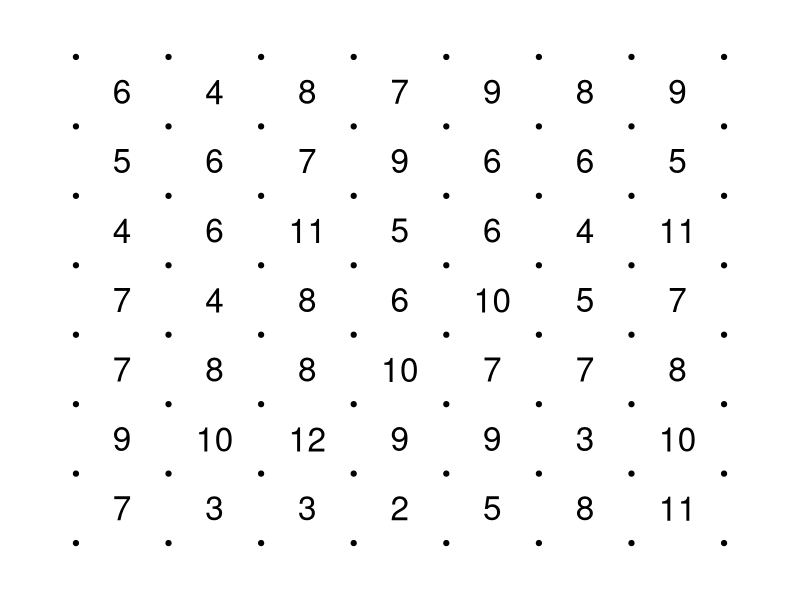
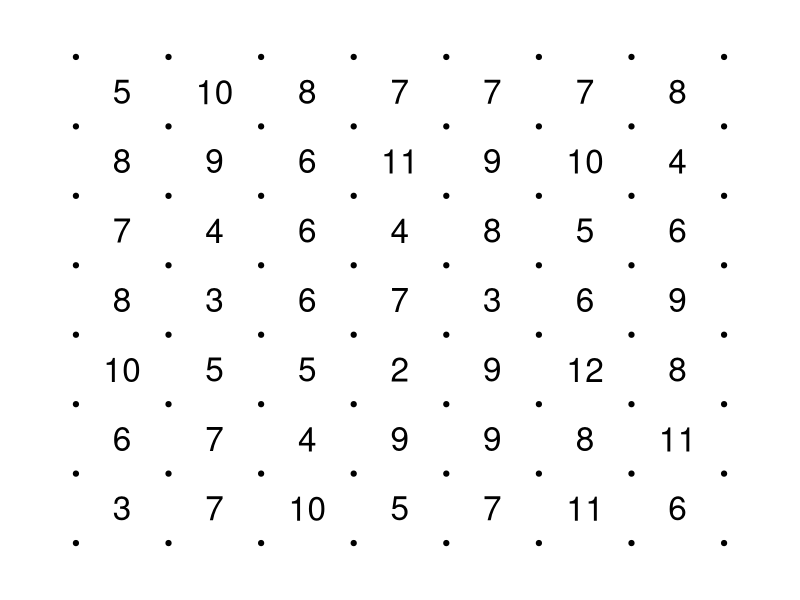
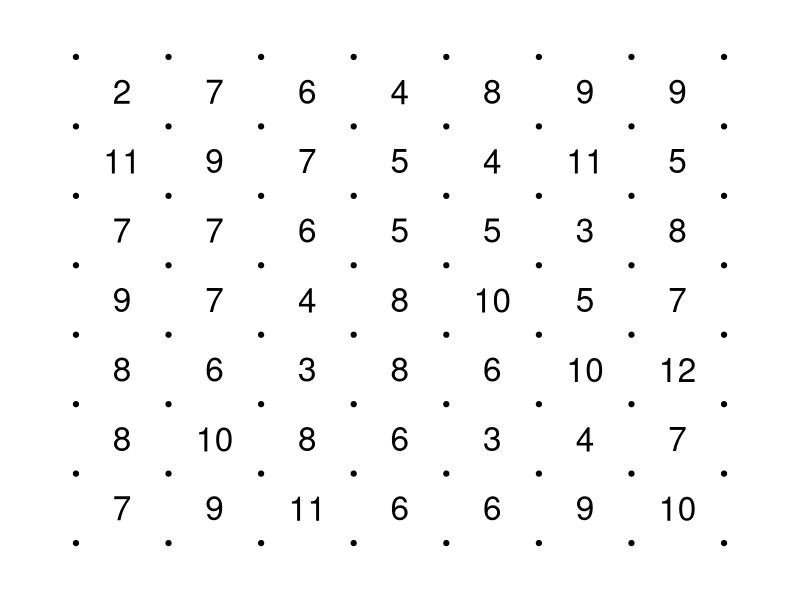
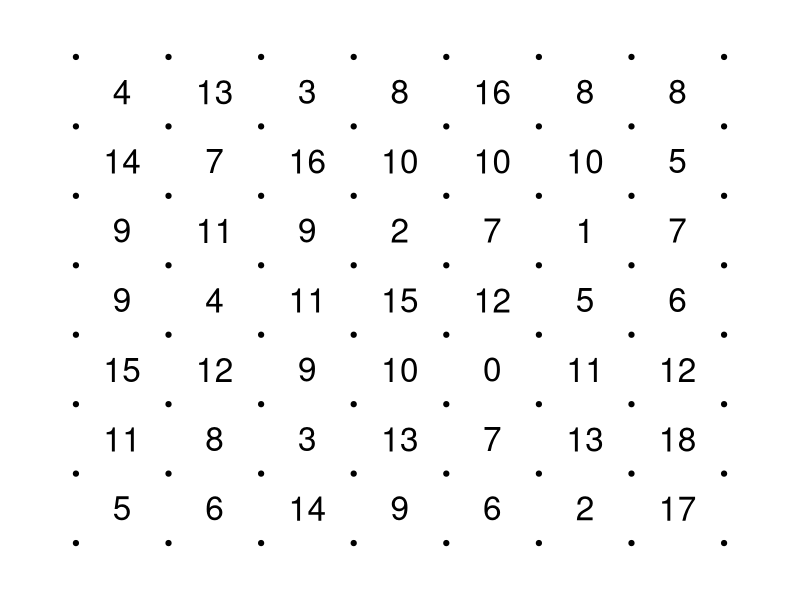
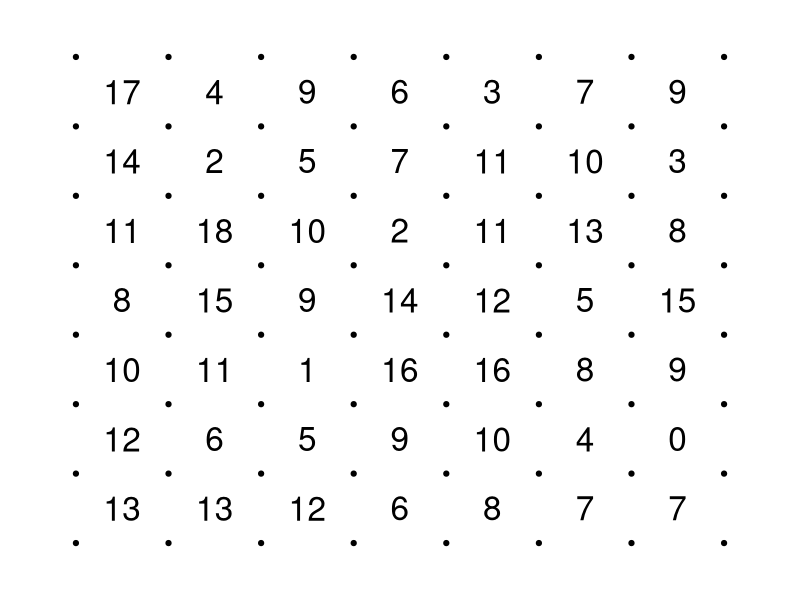
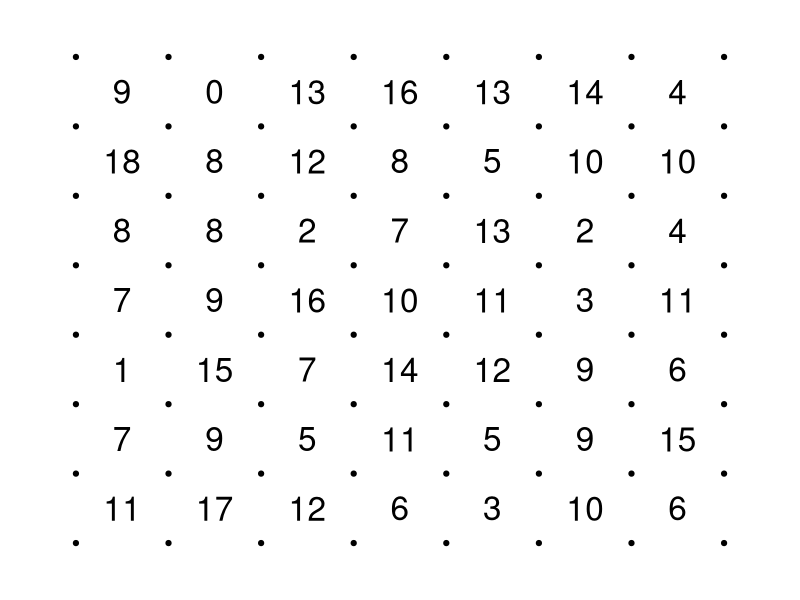
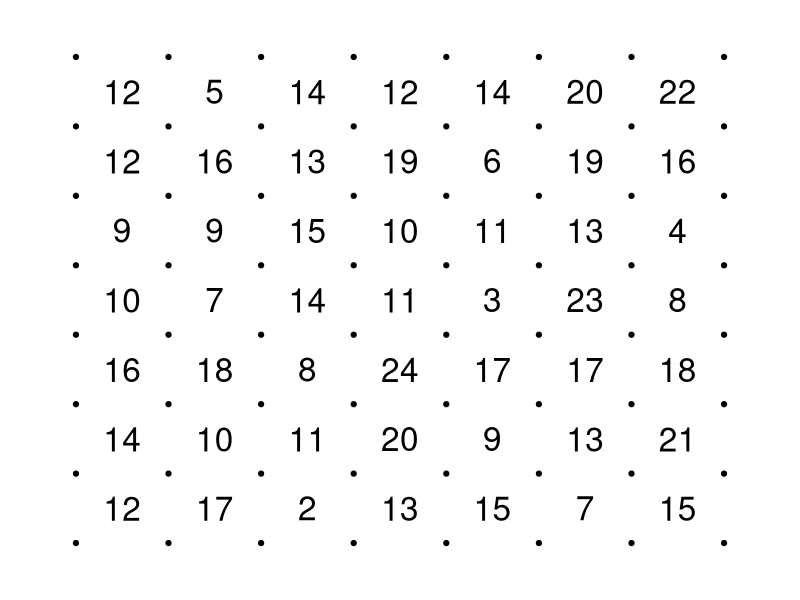
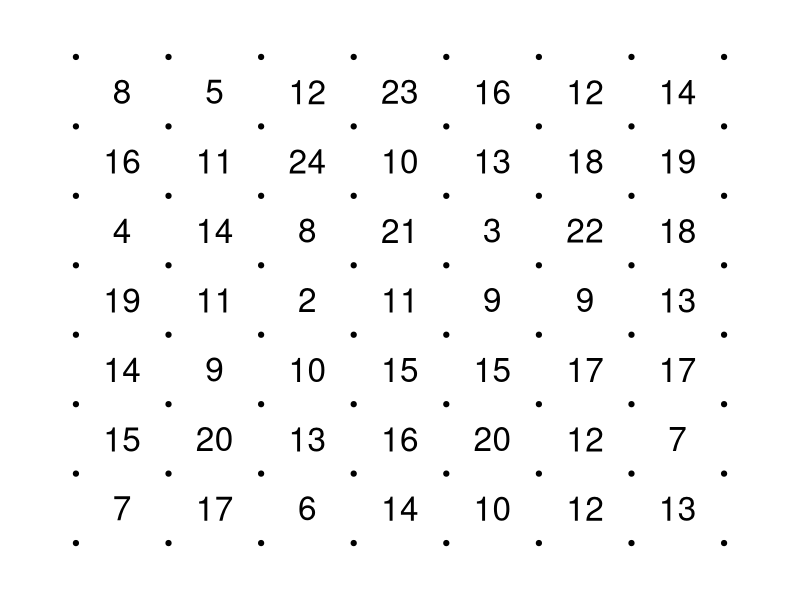

Write the R code that produced these figures, in order.
# Make number grids
# This version forces all unique values to be placed at least once first

ncopies = 3 #how many versions of each of the 11 types
d = 2 #distance between dots (cm)
m = 1 #margin (cm)
numcol = 7 # how many number columns (numDotCols is 1 more)
numrow = 7 # how many number rows (numDotRows is 1 more)
dotsizefactor = 0.7
numbersizefactor = 2
dn = paste0("D24_NG_",numcol,"x",numrow,"_force_uniques") #directory name for storing PNGs

# Addition Board 1: Addends 1-6 (2 addends)
X1 = 1:6
Y1 = apply(expand.grid(X1,X1),1,sum)

# Addition Board 2: Addends 0-9 (2 addends)
X2 = 0:9
Y2 = apply(expand.grid(X2,X2),1,sum)

# Addition Board 3: Addends 1-12 (2 addends)
X3 = 1:12
Y3 = apply(expand.grid(X3,X3),1,sum)

# THIS WAS ALTERED FOR A DIFFERENT GAME ON DEC 2024... it 
# Subtraction Board 1: Subtrahend (1-6) or Minuend (1-6) can be larger, but both are positive. (ex: 1-5 and 5-1 are possible)
X4 = c(-6:-1,1:6)    # 1:6
Y4 = apply(expand.grid(X4,X4),1,diff)

# Subtraction Board 2: Subtrahend (0-9) or Minuend (0-9) can be larger, but both are positive. (ex: 1-5 and 5-1 are possible)
X5 = 0:9
Y5 = apply(expand.grid(X5,X5),1,diff)

# Subtraction Board 3: Subtrahend (1-12) or Minuend (1-12) can be larger, but both are positive. (ex: 1-5 and 5-1 are possible)
X6 = 1:12
Y6 = apply(expand.grid(X6,X6),1,diff)

# Multiplication Board 1: Factors 1-6 (2 factors)
X7 = 1:6
Y7 = apply(expand.grid(X7,X7),1,prod)

# Multiplication Board 2: Factors 0-9 (2 factors)
X8 = 0:9
Y8 = apply(expand.grid(X8,X8),1,prod)

# Multiplication Board 3: Factors 1-12 (2 factors)
X9 = 1:12
Y9 = apply(expand.grid(X9,X9),1,prod)

# Division Board 1: Products with divisors 1-6 (include numbers: 8, 9, 10, 12, 14-16, 18, 20-22, 24-28, 30,32,33,35,36 taking into account the number of divisors each number has under 6, ex: 12 is more frequent than 9 because it can be divided by more numbers under 6)
xx = 8:36
Y10 = numeric()
for(x in xx){
  for(i in 2:6){
    if(x%%i==0){
      Y10 = c(Y10,x)
    }
  }
}

# Division Board 2: Products with divisors 1-12 (include numbers between 20 and 100 that have at least one divisor between 2-12, no psuedo prime numbers (ex:34) taking into account number of prime factors under 12)
xx = 20:100
Y11 = numeric()
for(x in xx){
  for(i in 2:12){
    if(x%%i==0){
      Y11 = c(Y11,x)
    }
  }
}

ys = list(Y1,Y2,Y3,Y4,Y5,Y6,Y7,Y8,Y9,Y10,Y11)
fns = c("Add_1-6","Add_0-9","Add_1-12",
        "Sub_1-6","Sub_0-9","Sub_1-12",
        "Mul_1-6","Mul_0-9","Mul_1-12",
        "Div_1-6","Div_1-12")

dir.create(dn, showWarnings=FALSE)
width = numcol*d+2*m
height = numrow*d+2*m

for(typen in 1:11){
  fn = fns[typen]
  y = ys[[typen]]
  u = unique(y)
  N = numcol*numrow
  x = numeric()
  ytab = table(y)/length(y)*N
  while(length(x)<N){
    ytab = sort(sample(ytab))
    if(length(u)>0){
      q = sort(sort(ytab)[as.character(u)])
      danum = as.integer(names(q[length(q)]))
      x = c(x,danum)
      daindu = which(u==danum)
      u = u[-daindu]
      daindy = which(names(ytab)==as.character(danum))
      ytab[daindy] = ytab[daindy]-1
    } else {
      x = c(x,as.integer(names(ytab[length(ytab)])))
      ytab[length(ytab)] = ytab[length(ytab)]-1
    }
    ytab = sample(ytab)
  }
  for(copyn in 1:ncopies){
    x2 = sample(x)
    x2 = matrix(x2,ncol=numcol)
    filename = paste0("ng_uniqs_",numcol,"x",numrow,"_",
                      sprintf("%02d",typen),
                      "_",fn,"_V",copyn,".png",collapse="")
    png(paste0(dn,"/",filename,collapse=""),width,height,"cm",pointsize=14,res=300,bg="white")
    par(mar=c(0,0,0,0))
    plot(0,0,type="n",xlim=c(0,width),ylim=c(0,height),axes=F,ann=F)
    for(i in 0:numcol){
      for(j in 0:numrow){
        points(m+i*d,m+j*d,pch=19,cex=dotsizefactor)
      }
    }
    for(i in 1:numcol){
      for(j in 1:numrow){
        text(m+(i-0.5)*d,m+(j-0.5)*d,x2[j,i],pch=19,cex=numbersizefactor)
      }
    }
    dev.off()
  }
}
